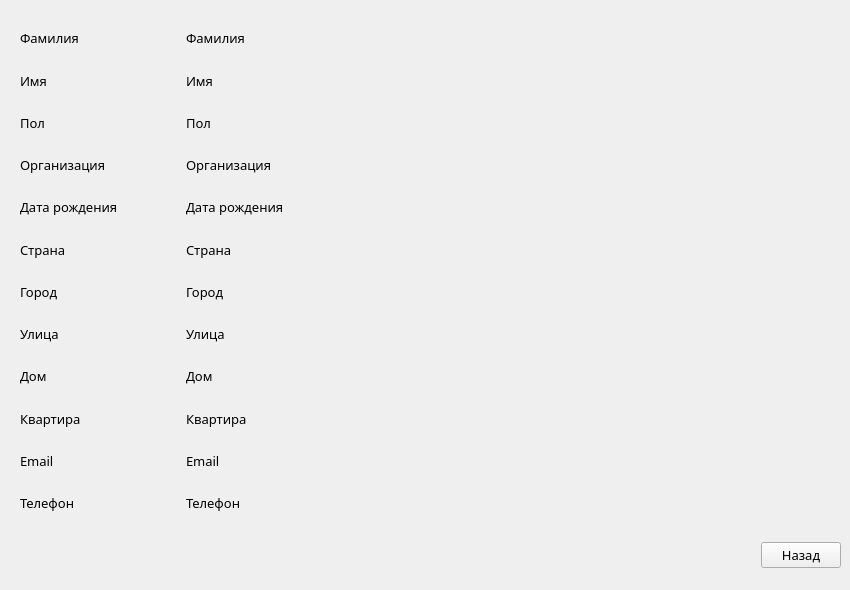
    <widget class="QWidget" name="represInfo">
     <widget class="QWidget" name="layoutWidget_7">
      <property name="geometry">
       <rect>
        <x>710</x>
        <y>530</y>
        <width>131</width>
        <height>51</height>
       </rect>
      </property>
      <layout class="QHBoxLayout" name="horizontalLayout_15">
       <item>
        <spacer name="horizontalSpacer_5">
         <property name="orientation">
          <enum>Qt::Horizontal</enum>
         </property>
         <property name="sizeHint" stdset="0">
          <size>
           <width>40</width>
           <height>20</height>
          </size>
         </property>
        </spacer>
       </item>
       <item>
        <widget class="QPushButton" name="represInfoBackButton">
         <property name="font">
          <font>
           <family>Century Gothic</family>
           <pointsize>10</pointsize>
          </font>
         </property>
         <property name="text">
          <string>Назад</string>
         </property>
        </widget>
       </item>
      </layout>
     </widget>
     <widget class="QWidget" name="layoutWidget">
      <property name="geometry">
       <rect>
        <x>20</x>
        <y>20</y>
        <width>711</width>
        <height>501</height>
       </rect>
      </property>
      <layout class="QHBoxLayout" name="horizontalLayout_14">
       <item>
        <layout class="QVBoxLayout" name="verticalLayout_6">
         <item>
          <widget class="QLabel" name="represInfoSurnameLabel">
           <property name="maximumSize">
            <size>
             <width>160</width>
             <height>16777215</height>
            </size>
           </property>
           <property name="font">
            <font>
             <family>Century Gothic</family>
             <pointsize>10</pointsize>
            </font>
           </property>
           <property name="text">
            <string>Фамилия</string>
           </property>
          </widget>
         </item>
         <item>
          <widget class="QLabel" name="represInfoNameLabel">
           <property name="maximumSize">
            <size>
             <width>160</width>
             <height>160</height>
            </size>
           </property>
           <property name="font">
            <font>
             <family>Century Gothic</family>
             <pointsize>10</pointsize>
            </font>
           </property>
           <property name="text">
            <string>Имя</string>
           </property>
          </widget>
         </item>
         <item>
          <widget class="QLabel" name="represInfoSexLabel">
           <property name="maximumSize">
            <size>
             <width>160</width>
             <height>160</height>
            </size>
           </property>
           <property name="font">
            <font>
             <family>Century Gothic</family>
             <pointsize>10</pointsize>
            </font>
           </property>
           <property name="text">
            <string>Пол</string>
           </property>
          </widget>
         </item>
         <item>
          <widget class="QLabel" name="represInfoOrganizationLabel">
           <property name="maximumSize">
            <size>
             <width>160</width>
             <height>160</height>
            </size>
           </property>
           <property name="font">
            <font>
             <family>Century Gothic</family>
             <pointsize>10</pointsize>
            </font>
           </property>
           <property name="text">
            <string>Организация</string>
           </property>
          </widget>
         </item>
         <item>
          <widget class="QLabel" name="represInfoDobLabel">
           <property name="minimumSize">
            <size>
             <width>142</width>
             <height>0</height>
            </size>
           </property>
           <property name="maximumSize">
            <size>
             <width>160</width>
             <height>160</height>
            </size>
           </property>
           <property name="font">
            <font>
             <family>Century Gothic</family>
             <pointsize>10</pointsize>
            </font>
           </property>
           <property name="text">
            <string>Дата рождения</string>
           </property>
          </widget>
         </item>
         <item>
          <widget class="QLabel" name="represInfoCountryLabel">
           <property name="maximumSize">
            <size>
             <width>160</width>
             <height>160</height>
            </size>
           </property>
           <property name="font">
            <font>
             <family>Century Gothic</family>
             <pointsize>10</pointsize>
            </font>
           </property>
           <property name="text">
            <string>Страна</string>
           </property>
          </widget>
         </item>
         <item>
          <widget class="QLabel" name="represInfoCityLabel">
           <property name="maximumSize">
            <size>
             <width>160</width>
             <height>16777215</height>
            </size>
           </property>
           <property name="font">
            <font>
             <family>Century Gothic</family>
             <pointsize>10</pointsize>
            </font>
           </property>
           <property name="text">
            <string>Город</string>
           </property>
          </widget>
         </item>
         <item>
          <widget class="QLabel" name="represInfoStreetLabel">
           <property name="maximumSize">
            <size>
             <width>160</width>
             <height>16777215</height>
            </size>
           </property>
           <property name="font">
            <font>
             <family>Century Gothic</family>
             <pointsize>10</pointsize>
            </font>
           </property>
           <property name="text">
            <string>Улица</string>
           </property>
          </widget>
         </item>
         <item>
          <widget class="QLabel" name="represInfoHouseNumberLabel">
           <property name="maximumSize">
            <size>
             <width>160</width>
             <height>16777215</height>
            </size>
           </property>
           <property name="font">
            <font>
             <family>Century Gothic</family>
             <pointsize>10</pointsize>
            </font>
           </property>
           <property name="text">
            <string>Дом</string>
           </property>
          </widget>
         </item>
         <item>
          <widget class="QLabel" name="represInfoFlatNumberLabel">
           <property name="maximumSize">
            <size>
             <width>160</width>
             <height>16777215</height>
            </size>
           </property>
           <property name="font">
            <font>
             <family>Century Gothic</family>
             <pointsize>10</pointsize>
            </font>
           </property>
           <property name="text">
            <string>Квартира</string>
           </property>
          </widget>
         </item>
         <item>
          <widget class="QLabel" name="represInfoEmailLabel">
           <property name="maximumSize">
            <size>
             <width>160</width>
             <height>16777215</height>
            </size>
           </property>
           <property name="font">
            <font>
             <family>Century Gothic</family>
             <pointsize>10</pointsize>
            </font>
           </property>
           <property name="text">
            <string>Email</string>
           </property>
          </widget>
         </item>
         <item>
          <widget class="QLabel" name="represInfoTelephoneLabel">
           <property name="maximumSize">
            <size>
             <width>160</width>
             <height>16777215</height>
            </size>
           </property>
           <property name="font">
            <font>
             <family>Century Gothic</family>
             <pointsize>10</pointsize>
            </font>
           </property>
           <property name="text">
            <string>Телефон</string>
           </property>
          </widget>
         </item>
        </layout>
       </item>
       <item>
        <layout class="QVBoxLayout" name="verticalLayout_8">
         <item>
          <widget class="QLabel" name="represInfoSurname">
           <property name="minimumSize">
            <size>
             <width>500</width>
             <height>0</height>
            </size>
           </property>
           <property name="font">
            <font>
             <family>Century Gothic</family>
             <pointsize>10</pointsize>
            </font>
           </property>
           <property name="text">
            <string>Фамилия</string>
           </property>
          </widget>
         </item>
         <item>
          <widget class="QLabel" name="represInfoName">
           <property name="font">
            <font>
             <family>Century Gothic</family>
             <pointsize>10</pointsize>
            </font>
           </property>
           <property name="text">
            <string>Имя</string>
           </property>
          </widget>
         </item>
         <item>
          <widget class="QLabel" name="represInfoSex">
           <property name="font">
            <font>
             <family>Century Gothic</family>
             <pointsize>10</pointsize>
            </font>
           </property>
           <property name="text">
            <string>Пол</string>
           </property>
          </widget>
         </item>
         <item>
          <widget class="QLabel" name="represInfoOrganization">
           <property name="font">
            <font>
             <family>Century Gothic</family>
             <pointsize>10</pointsize>
            </font>
           </property>
           <property name="text">
            <string>Организация</string>
           </property>
          </widget>
         </item>
         <item>
          <widget class="QLabel" name="represInfoDob">
           <property name="minimumSize">
            <size>
             <width>0</width>
             <height>0</height>
            </size>
           </property>
           <property name="font">
            <font>
             <family>Century Gothic</family>
             <pointsize>10</pointsize>
            </font>
           </property>
           <property name="text">
            <string>Дата рождения</string>
           </property>
          </widget>
         </item>
         <item>
          <widget class="QLabel" name="represInfoCountry">
           <property name="font">
            <font>
             <family>Century Gothic</family>
             <pointsize>10</pointsize>
            </font>
           </property>
           <property name="text">
            <string>Страна</string>
           </property>
          </widget>
         </item>
         <item>
          <widget class="QLabel" name="represInfoCity">
           <property name="font">
            <font>
             <family>Century Gothic</family>
             <pointsize>10</pointsize>
            </font>
           </property>
           <property name="text">
            <string>Город</string>
           </property>
          </widget>
         </item>
         <item>
          <widget class="QLabel" name="represInfoStreet">
           <property name="font">
            <font>
             <family>Century Gothic</family>
             <pointsize>10</pointsize>
            </font>
           </property>
           <property name="text">
            <string>Улица</string>
           </property>
          </widget>
         </item>
         <item>
          <widget class="QLabel" name="represInfoHouseNumber">
           <property name="font">
            <font>
             <family>Century Gothic</family>
             <pointsize>10</pointsize>
            </font>
           </property>
           <property name="text">
            <string>Дом</string>
           </property>
          </widget>
         </item>
         <item>
          <widget class="QLabel" name="represInfoFlatNumber">
           <property name="font">
            <font>
             <family>Century Gothic</family>
             <pointsize>10</pointsize>
            </font>
           </property>
           <property name="text">
            <string>Квартира</string>
           </property>
          </widget>
         </item>
         <item>
          <widget class="QLabel" name="represInfoEmail">
           <property name="font">
            <font>
             <family>Century Gothic</family>
             <pointsize>10</pointsize>
            </font>
           </property>
           <property name="text">
            <string>Email</string>
           </property>
          </widget>
         </item>
         <item>
          <widget class="QLabel" name="represInfoTelephone">
           <property name="font">
            <font>
             <family>Century Gothic</family>
             <pointsize>10</pointsize>
            </font>
           </property>
           <property name="text">
            <string>Телефон</string>
           </property>
          </widget>
         </item>
        </layout>
       </item>
      </layout>
     </widget>
    </widget>
